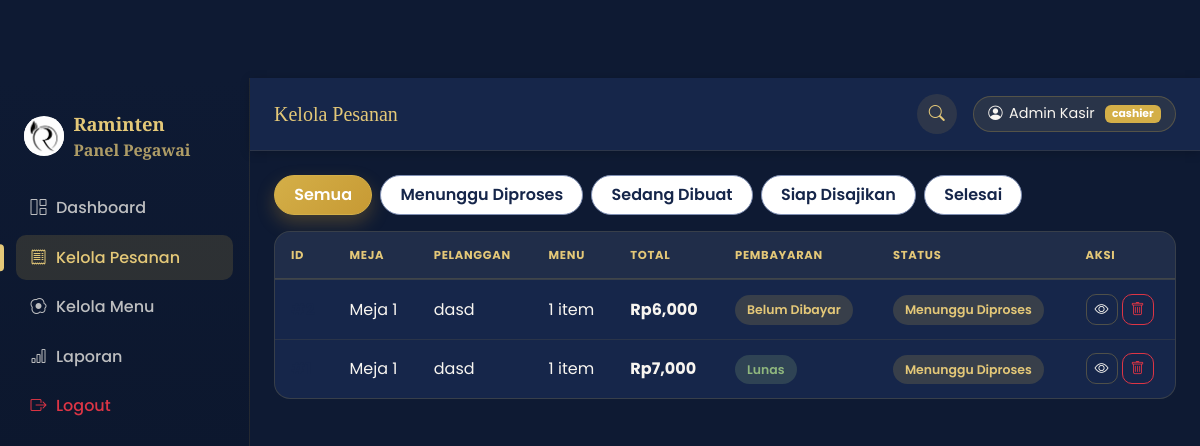
The page /admin/orders (signed in) on the database as committed earlier.
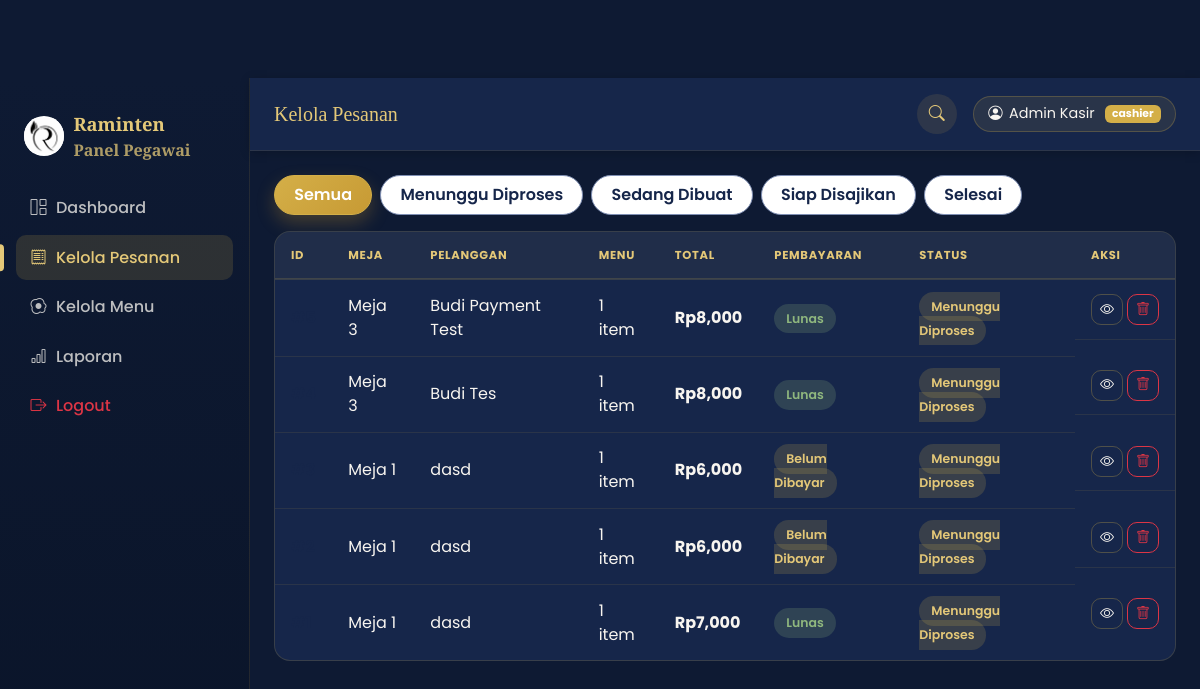
The same page on the database as committed later.
### models/order.py (models this page shows, shortened)
class Order(db.Model):
    __tablename__ = "orders"
    id = db.Column(db.Integer, primary_key=True)
    order_number = db.Column(db.String(30), unique=True, nullable=True)
    table_id = db.Column(db.Integer, db.ForeignKey("tables.id"), nullable=True)
    table_number = db.Column(db.Integer, nullable=False)
    customer_name = db.Column(db.String(100), default="Pelanggan")
    customer_phone = db.Column(db.String(30), default="")
    note = db.Column(db.String(255), default="")
    _status = db.Column("status", db.String(30), default=STATUS_FLOW[0])
    _payment_status = db.Column("payment_status", db.String(20), default=PAYMENT_BELUM_DIBAYAR)
    payment_method = db.Column(db.String(20), default="QRIS")
    paid_at = db.Column(db.DateTime, nullable=True)
    created_at = db.Column(db.DateTime, default=datetime.utcnow)
    updated_at = db.Column(db.DateTime, default=datetime.utcnow, onupdate=datetime.utcnow)
    items = db.relationship("OrderItem", backref="order", lazy=True, cascade="all, delete-orphan")
    transaction = db.relationship("Transaction", backref="order", uselist=False, cascade="all, delete-orphan")
    @property
    def status(self):
        return self._status
    @status.setter
    def status(self, value):
        if value not in STATUS_FLOW:
            raise ValueError(f"Status pesanan '{value}' tidak valid.")
        self._status = value
        self.updated_at = datetime.utcnow()
    @property
    def payment_status(self):
        return self._payment_status
    @payment_status.setter
    def payment_status(self, value):
        if value not in PAYMENT_STATUS_FLOW:
            raise ValueError(f"Status pembayaran '{value}' tidak valid.")
        self._payment_status = value
    @property
    def total_price(self):
        return sum(item.subtotal for item in self.items)

class OrderItem(db.Model):
    __tablename__ = "order_items"
    id = db.Column(db.Integer, primary_key=True)
    order_id = db.Column(db.Integer, db.ForeignKey("orders.id"), nullable=False)
    menu_item_id = db.Column(db.Integer, db.ForeignKey("menu_items.id"), nullable=False)
    quantity = db.Column(db.Integer, default=1)
    price_at_order = db.Column(db.Float, nullable=False)
    @property
    def subtotal(self):
        return self.quantity * self.price_at_order

### routes/admin.py (the view)
@admin_bp.route("/orders")
@login_required
def orders():
    status_filter = request.args.get("status", "Semua")
    query = Order.query.order_by(Order.created_at.desc())
    if status_filter != "Semua":
        query = query.filter_by(_status=status_filter)
    order_list = query.all()
    return render_template("admin/orders.html", orders=order_list, status_filter=status_filter,
                            status_flow=STATUS_FLOW)

### routes/auth.py (called while the page is built)
def login_required(view_func):
    @wraps(view_func)
    def wrapped(*args, **kwargs):
        if not session.get("staff_id"):
            flash("Silakan login terlebih dahulu.", "warning")
            return redirect(url_for("auth.login"))
        return view_func(*args, **kwargs)
    return wrapped

### templates/admin/orders.html (shortened to what this page needs)
{% extends "admin/base.html" %}
{% block page_title %}Kelola Pesanan{% endblock %}
{% block content %}
<div class="d-flex gap-2 flex-wrap mb-3">
  <a href="{{ url_for('admin.orders', status='Semua') }}"
     class="category-pill {{ 'active' if status_filter=='Semua' }}">Semua</a>
  {% for s in status_flow %}
  <a href="{{ url_for('admin.orders', status=s) }}"
     class="category-pill {{ 'active' if status_filter==s }}">{{ s }}</a>
  {% endfor %}
</div>
<div class="stat-card p-0 table-responsive-card">
  <div class="table-responsive">
  <table class="table mb-0 align-middle">
    <thead>
      <tr>
        <th>ID</th>
        <th>Meja</th>
        <th>Pelanggan</th>
        <th>Menu</th>
        <th>Total</th>
        <th>Pembayaran</th>
        <th>Status</th>
        <th>Aksi</th>
      </tr>
    </thead>
    <tbody id="orders-tbody">
      {% for o in orders %}
      <tr class="order-row" data-href="{{ url_for('admin.order_detail', order_id=o.id) }}">
        <td class="fw-bold" style="color:var(--coklat-700);">#{{ o.id }}</td>
        <td>Meja {{ o.table_number }}</td>
        <td>{{ o.customer_name }}</td>
        <td>{{ o.items|length }} item</td>
        <td class="fw-bold">Rp{{ '{:,.0f}'.format(o.total_price) }}</td>
        <td><span class="badge-status {{ 'siap' if o.payment_status == 'Lunas' else 'menunggu' }}">{{ o.payment_status }}</span></td>
        <td>
          <span class="badge-status {{ {'Menunggu Diproses':'menunggu','Sedang Dibuat':'dibuat','Siap Disajikan':'siap','Selesai':'selesai'}.get(o.status, 'menunggu') }}">
            {{ o.status }}
          </span>
        </td>
        <td class="d-flex gap-1">
          <a href="{{ url_for('admin.order_detail', order_id=o.id) }}" class="btn btn-sm btn-outline-secondary">
            <i class="bi bi-eye"></i>
          </a>
          <form action="{{ url_for('admin.order_delete', order_id=o.id) }}" method="POST"
                onsubmit="return confirm('Hapus pesanan #{{ o.id }}?');" onclick="event.stopPropagation();">
            <button class="btn btn-sm btn-outline-danger"><i class="bi bi-trash"></i></button>
          </form>
        </td>
      </tr>
      {% else %}
      <tr><td colspan="8" class="text-center text-muted py-4">Belum ada pesanan.</td></tr>
      {% endfor %}
    </tbody>
  </table>
  </div>
</div>
{% endblock %}

### templates/admin/base.html (shortened to what this page needs)
<!DOCTYPE html>
<html lang="id">
<head>
<link href="https://cdn.jsdelivr.net/npm/bootstrap@5.3.3/dist/css/bootstrap.min.css" rel="stylesheet">
<link rel="stylesheet" href="https://cdn.jsdelivr.net/npm/bootstrap-icons@1.11.3/font/bootstrap-icons.css">
<link rel="stylesheet" href="{{ url_for('static', filename='css/style.css') }}">
</head>
<body class="admin-body">
<div class="admin-shell">
  <aside class="admin-sidebar">
    <div class="admin-brand">
      <img src="{{ url_for('static', filename='images/logo.png') }}" alt="Logo Angkringan Raminten" class="brand-logo">
      <div>
        <div class="fw-bold">Raminten</div>
        <div class="small opacity-75">Panel Pegawai</div>
      </div>
    </div>
    <nav class="admin-nav">
      <a href="{{ url_for('admin.dashboard') }}" class="{{ 'active' if request.endpoint=='admin.dashboard' }}">
        <i class="bi bi-grid-1x2"></i> Dashboard
      </a>
      <a href="{{ url_for('admin.orders') }}" class="{{ 'active' if request.endpoint in ['admin.orders','admin.order_detail'] }}">
        <i class="bi bi-receipt"></i> Kelola Pesanan
      </a>
      <a href="{{ url_for('admin.menu_list') }}" class="{{ 'active' if request.endpoint=='admin.menu_list' }}">
        <i class="bi bi-egg-fried"></i> Kelola Menu
      </a>
      <a href="{{ url_for('admin.report') }}" class="{{ 'active' if request.endpoint=='admin.report' }}">
        <i class="bi bi-bar-chart"></i> Laporan
      </a>
      <a href="{{ url_for('auth.logout') }}" class="text-danger">
        <i class="bi bi-box-arrow-right"></i> Logout
      </a>
    </nav>
  </aside>
  <div class="admin-main">
    <header class="admin-topbar">
      <h5 class="mb-0" style="font-family:var(--font-display); color:var(--coklat-700);">{% block page_title %}Dashboard{% endblock %}</h5>
      <div class="admin-search-wrap ms-auto" id="adminSearchWrap">
        <button class="navbar-icon-btn admin-search-toggle" id="adminSearchToggle" aria-label="Cari"><i class="bi bi-search"></i></button>
      </div>
      <div class="admin-user">
        <i class="bi bi-person-circle"></i> <span class="admin-user-name">{{ session.get('staff_name', 'Pegawai') }}</span>
        <span class="badge ms-1" style="background:var(--gold-500);">{{ session.get('staff_type', '') }}</span>
      </div>
    </header>
    <div class="container-fluid p-4">
      {% block content %}{% endblock %}
    </div>
  </div>
</div>
</body>
</html>

Rows that differ between the two databases and show on the page:
added Order: table_number "3", customer_name "Budi Payment Test", items|length "1", payment_status "Lunas", status "Menunggu Diproses"
added OrderItem: total_price "8,000"
added Order: table_number "3", customer_name "Budi Tes", items|length "1", payment_status "Lunas", status "Menunggu Diproses"
added OrderItem: total_price "8,000"
added Order: table_number "1", customer_name "dasd", items|length "1", payment_status "Belum Dibayar", status "Menunggu Diproses"
added OrderItem: total_price "6,000"
